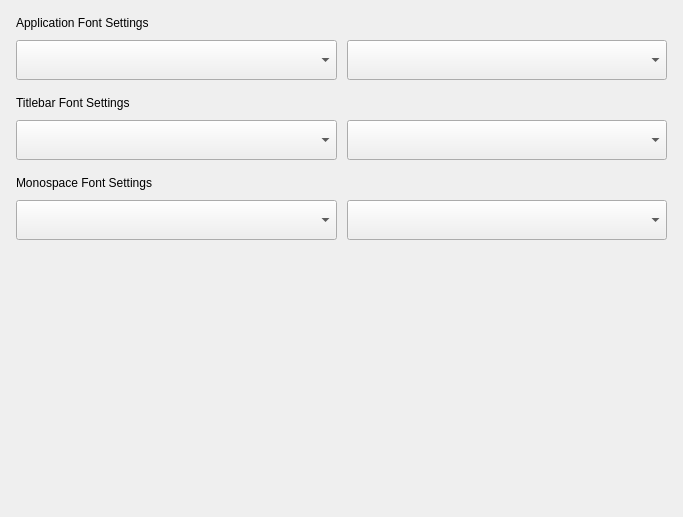
<?xml version="1.0" encoding="UTF-8"?>
<ui version="4.0">
 <class>Fonts</class>
 <widget class="QWidget" name="Fonts">
  <property name="geometry">
   <rect>
    <x>0</x>
    <y>0</y>
    <width>683</width>
    <height>517</height>
   </rect>
  </property>
  <property name="windowTitle">
   <string>Form</string>
  </property>
  <layout class="QVBoxLayout" name="verticalLayout_4">
   <property name="spacing">
    <number>16</number>
   </property>
   <property name="leftMargin">
    <number>16</number>
   </property>
   <property name="topMargin">
    <number>16</number>
   </property>
   <property name="rightMargin">
    <number>16</number>
   </property>
   <property name="bottomMargin">
    <number>16</number>
   </property>
   <item>
    <widget class="QWidget" name="widget_fonts" native="true">
     <layout class="QVBoxLayout" name="verticalLayout_6">
      <property name="spacing">
       <number>0</number>
      </property>
      <property name="leftMargin">
       <number>0</number>
      </property>
      <property name="topMargin">
       <number>0</number>
      </property>
      <property name="rightMargin">
       <number>0</number>
      </property>
      <property name="bottomMargin">
       <number>0</number>
      </property>
      <item>
       <layout class="QVBoxLayout" name="verticalLayout_5">
        <property name="spacing">
         <number>16</number>
        </property>
        <item>
         <widget class="QWidget" name="widget_2" native="true">
          <layout class="QVBoxLayout" name="verticalLayout">
           <property name="spacing">
            <number>10</number>
           </property>
           <property name="leftMargin">
            <number>0</number>
           </property>
           <property name="topMargin">
            <number>0</number>
           </property>
           <property name="rightMargin">
            <number>0</number>
           </property>
           <property name="bottomMargin">
            <number>0</number>
           </property>
           <item>
            <widget class="QLabel" name="lab_application_font">
             <property name="text">
              <string>Application Font Settings</string>
             </property>
            </widget>
           </item>
           <item>
            <layout class="QHBoxLayout" name="horizontalLayout">
             <property name="spacing">
              <number>10</number>
             </property>
             <item>
              <widget class="QComboBox" name="cbox_application_font_name">
               <property name="minimumSize">
                <size>
                 <width>0</width>
                 <height>40</height>
                </size>
               </property>
               <property name="maximumSize">
                <size>
                 <width>16777215</width>
                 <height>40</height>
                </size>
               </property>
               <property name="maxVisibleItems">
                <number>10</number>
               </property>
               <property name="sizeAdjustPolicy">
                <enum>QComboBox::AdjustToContents</enum>
               </property>
              </widget>
             </item>
             <item>
              <widget class="QComboBox" name="cbox_application_font_size">
               <property name="minimumSize">
                <size>
                 <width>0</width>
                 <height>40</height>
                </size>
               </property>
               <property name="maximumSize">
                <size>
                 <width>16777215</width>
                 <height>40</height>
                </size>
               </property>
               <property name="maxVisibleItems">
                <number>5</number>
               </property>
              </widget>
             </item>
            </layout>
           </item>
          </layout>
         </widget>
        </item>
        <item>
         <widget class="QWidget" name="widget_3" native="true">
          <layout class="QVBoxLayout" name="verticalLayout_2">
           <property name="spacing">
            <number>10</number>
           </property>
           <property name="leftMargin">
            <number>0</number>
           </property>
           <property name="topMargin">
            <number>0</number>
           </property>
           <property name="rightMargin">
            <number>0</number>
           </property>
           <property name="bottomMargin">
            <number>0</number>
           </property>
           <item>
            <widget class="QLabel" name="lab_titlebar_font">
             <property name="text">
              <string>Titlebar Font Settings</string>
             </property>
            </widget>
           </item>
           <item>
            <layout class="QHBoxLayout" name="horizontalLayout_2">
             <property name="spacing">
              <number>10</number>
             </property>
             <item>
              <widget class="QComboBox" name="cbox_titlebar_font_name">
               <property name="minimumSize">
                <size>
                 <width>0</width>
                 <height>40</height>
                </size>
               </property>
               <property name="maximumSize">
                <size>
                 <width>16777215</width>
                 <height>40</height>
                </size>
               </property>
              </widget>
             </item>
             <item>
              <widget class="QComboBox" name="cbox_titlebar_font_size">
               <property name="minimumSize">
                <size>
                 <width>0</width>
                 <height>40</height>
                </size>
               </property>
               <property name="maximumSize">
                <size>
                 <width>16777215</width>
                 <height>40</height>
                </size>
               </property>
               <property name="maxVisibleItems">
                <number>5</number>
               </property>
              </widget>
             </item>
            </layout>
           </item>
          </layout>
         </widget>
        </item>
        <item>
         <widget class="QWidget" name="widget_4" native="true">
          <layout class="QVBoxLayout" name="verticalLayout_3">
           <property name="spacing">
            <number>10</number>
           </property>
           <property name="leftMargin">
            <number>0</number>
           </property>
           <property name="topMargin">
            <number>0</number>
           </property>
           <property name="rightMargin">
            <number>0</number>
           </property>
           <property name="bottomMargin">
            <number>0</number>
           </property>
           <item>
            <widget class="QLabel" name="lab_monospace_font">
             <property name="text">
              <string>Monospace Font Settings</string>
             </property>
            </widget>
           </item>
           <item>
            <layout class="QHBoxLayout" name="horizontalLayout_3">
             <property name="spacing">
              <number>10</number>
             </property>
             <item>
              <widget class="QComboBox" name="cbox_monospace_font_name">
               <property name="minimumSize">
                <size>
                 <width>0</width>
                 <height>40</height>
                </size>
               </property>
               <property name="maximumSize">
                <size>
                 <width>16777215</width>
                 <height>40</height>
                </size>
               </property>
              </widget>
             </item>
             <item>
              <widget class="QComboBox" name="cbox_monospace_font_size">
               <property name="minimumSize">
                <size>
                 <width>0</width>
                 <height>40</height>
                </size>
               </property>
               <property name="maximumSize">
                <size>
                 <width>16777215</width>
                 <height>40</height>
                </size>
               </property>
               <property name="maxVisibleItems">
                <number>5</number>
               </property>
              </widget>
             </item>
            </layout>
           </item>
          </layout>
         </widget>
        </item>
        <item>
         <spacer name="verticalSpacer">
          <property name="orientation">
           <enum>Qt::Vertical</enum>
          </property>
          <property name="sizeHint" stdset="0">
           <size>
            <width>20</width>
            <height>212</height>
           </size>
          </property>
         </spacer>
        </item>
       </layout>
      </item>
     </layout>
    </widget>
   </item>
  </layout>
 </widget>
 <resources/>
 <connections/>
</ui>
